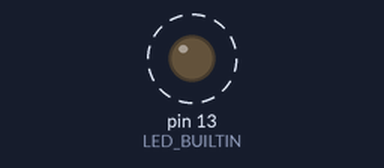
Bench run of a sketch on a simulated Arduino Uno, built with avr-gcc and run on an emulated ATmega328P. On the bench: output pins drawn as LEDs (lit = HIGH). Dashed ring = blinking.

Above: at 0.12 s.
Timing chart, 0 to 3.0 s (numbered marks = the images above):
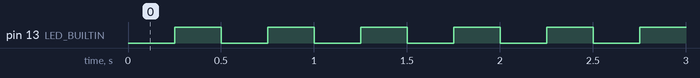

The sketch:

flash_led.ino
```cpp
int state = 0;

void setup() {
  pinMode(LED_BUILTIN,OUTPUT);

}

void loop() {
  digitalWrite(LED_BUILTIN,state);
  state = state ^ 1;
  delay(250);

}
```

Measured:
- by itself, pin 13 (LED_BUILTIN): alternates HIGH for 0.25 s and LOW for 0.25 s
